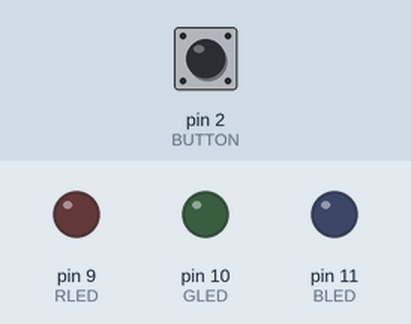
Simulated run of this sketch. Board: Arduino Uno, built with avr-gcc and run on an emulated ATmega328P. Parts: output pins drawn as LEDs (lit = HIGH). Dashed ring = blinking. Inputs (shaded band) come from the test bench; at power-on: pin 2 (BUTTON) HIGH.

Above: at 1.2 s.
1.3 s: pin 2 (BUTTON) pulled LOW for 0.15 s
At 1.7 s:
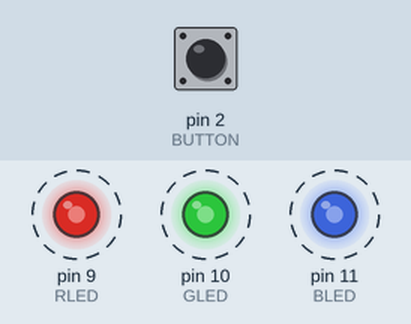
4.4 s: pin 2 (BUTTON) pulled LOW for 1 s
7.4 s: pin 2 (BUTTON) pulled LOW for 0.15 s
At 7.78 s:
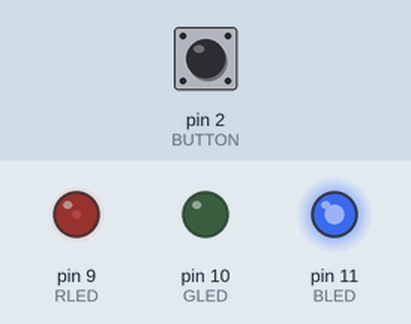
10.4 s: pin 2 (BUTTON) pulled LOW for 3.2 s
At 10.8 s:
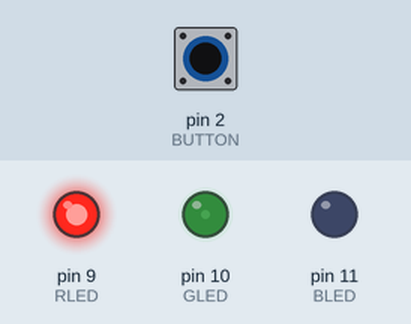
Timing chart, 0 to 25.1 s (numbered marks = the images above; inputs shaded):
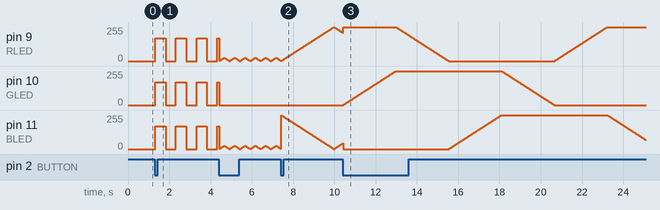

Measured:
- after the input at 1.3 s, pin 9 (RLED), pin 10 (GLED), pin 11 (BLED): alternates 170/255 for 0.50 s and 0/255 for 0.50 s, starting at once
- after the input at 10.4 s, pin 10 (GLED): moves from 0/255 to 255/255 over 2.5 s, starting at once

The sketch:

part4-nightlight-design.ino
```cpp
const int RLED = 9;
const int GLED = 10;
const int BLED = 11;
const int BUTTON = 2;

int ledMode = 0;
boolean lastButton = LOW;
boolean currentButton = LOW;

unsigned long previousMillis = 0; //helps eliminate delay() function
unsigned long fadeMillis = 0;
int fade = 0;
int fadedir = 1;
int lastMode = -1;

boolean debounce() {
  static unsigned long lastDebounceTime = 0;
  static boolean lastReading = HIGH;

  boolean reading = digitalRead(BUTTON);

  if(reading != lastReading) {
    lastDebounceTime = millis();
  }

  if ((millis() - lastDebounceTime) > 25) {
    currentButton = reading;
  }
  lastReading = reading;
  return currentButton;
}

void setup() {
  // put your setup code here, to run once:
  pinMode(RLED, OUTPUT);
  pinMode(GLED, OUTPUT);
  pinMode(BLED, OUTPUT);
  pinMode(BUTTON, INPUT_PULLUP);
}

void setMode(int mode) {
  //OFF mode
  if (mode == 0) {
    digitalWrite(RLED, LOW);
    digitalWrite(GLED, LOW);
    digitalWrite(BLED, LOW);
  }
  //White light + blinking
  else if (mode == 1) {
    if (millis() - previousMillis >= 500) {
      previousMillis = millis();

      static boolean ledOn = false;
      ledOn = !ledOn;

      if (ledOn) {
        analogWrite(RLED, 170);
        analogWrite(GLED, 170);
        analogWrite(BLED, 170);
      } else {
        analogWrite(RLED, 0);
        analogWrite(GLED, 0);
        analogWrite(BLED, 0);
      }
    }
  }

  //fading purple light
  else if (mode == 2) {
    if (millis() - fadeMillis >= 10) {
      fadeMillis = millis();
      fade += fadedir;

      if(fade >= 25 || fade <= 0) {
        fadedir = -fadedir;
      }

      analogWrite(RLED, fade);
      analogWrite(GLED, 0);
      analogWrite(BLED, fade); //fades blue with red to make purple
    }
  }

  // red to blue
  else if (mode == 3) {
    if (millis() - fadeMillis >= 10) {
      fadeMillis = millis();
      fade += fadedir;

      if (fade >= 255) {
        fade = 255;
        fadedir = -1;
      }
      if (fade <= 0) {
        fade = 0;
        fadedir = 1;
      }
      analogWrite(RLED, fade);
      analogWrite(GLED, 0);
      analogWrite(BLED, 255 - fade);
    }
  }

  //rainbow
  else if (mode == 4) {
    if (millis() - fadeMillis >= 10) {
      fadeMillis = millis();
      fade++;

      if (fade > 1530) fade = 0;

      if (fade <= 255) {
        analogWrite(RLED, 255);
        analogWrite(GLED, fade);
        analogWrite(BLED, 0);
      } else if (fade <= 510) {
        analogWrite(RLED, 510 - fade);
        analogWrite(GLED, 255);
        analogWrite(BLED, 0);
      } else if (fade <= 765) {
        analogWrite(RLED, 0);
        analogWrite(GLED, 255);
        analogWrite(BLED, fade - 510);
      } else if (fade <= 1020) {
        analogWrite(RLED, 0);
        analogWrite(GLED, 1020 - fade);
        analogWrite(BLED, 255);
      } else if (fade <= 1275) {
        analogWrite(RLED, fade - 1020);
        analogWrite(GLED, 0);
        analogWrite(BLED, 255);
      } else {
        analogWrite(RLED, 255);
        analogWrite(GLED, 0);
        analogWrite(BLED, 1530 - fade);
      }
    }
  }
}

void loop() {
  // put your main code here, to run repeatedly:
  boolean buttonState = debounce();

  if (lastButton == HIGH && currentButton == LOW) {
    ledMode++;
    if (ledMode > 4) ledMode = 0;
  }

  lastButton = buttonState;

  if(ledMode != lastMode) {
    fade = 0;
    fadedir = 1;
    lastMode = ledMode;
  }
  setMode(ledMode);
}
```
